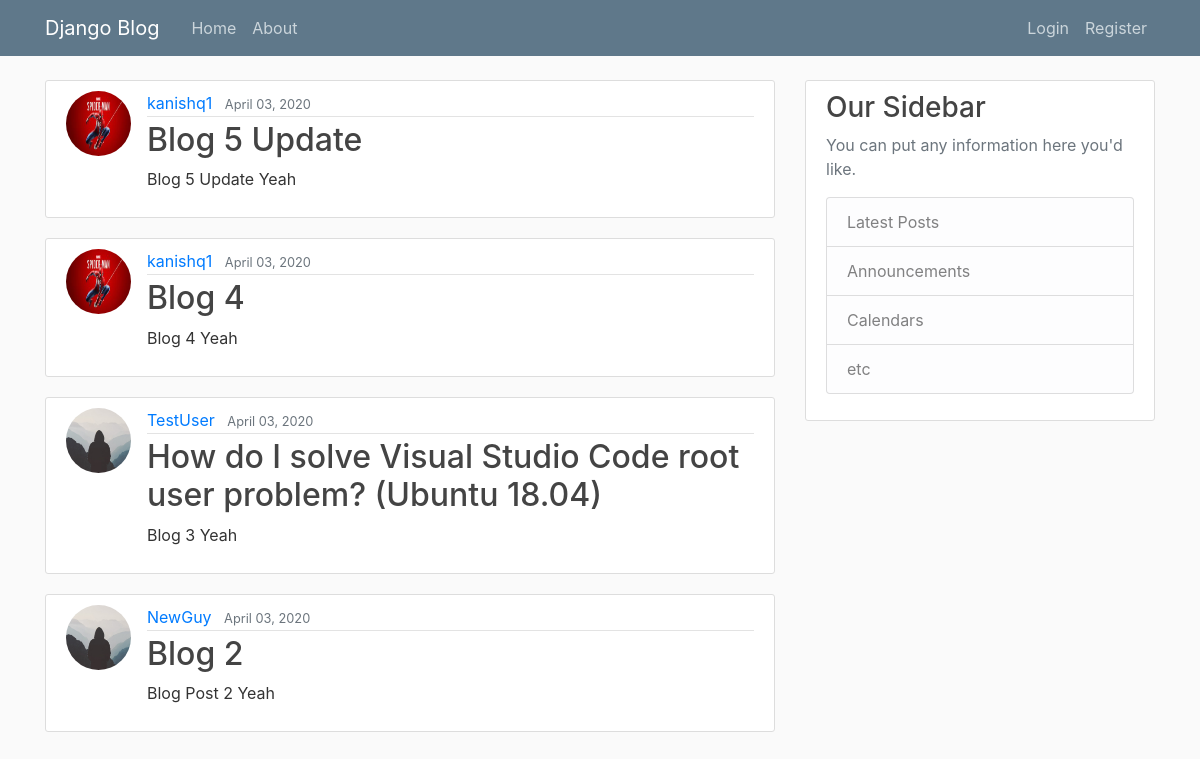
The page / on the database its author committed.
### blog/models.py (models this page shows, shortened)
class Post(models.Model):
    content = models.TextField()
    title = models.CharField(max_length=100)
    date_posted = models.DateTimeField(default=timezone.now)
    author = models.ForeignKey(User,models.CASCADE)

### users/models.py (models this page shows, shortened)
class Profile(models.Model):
    user = models.OneToOneField(User,models.CASCADE)
    image = models.ImageField(default = 'default.jpg',upload_to='profile_pics')

### blog/views.py (the view)
# urls.py: path('', PostListView.as_view(), name='blog-home'),
class PostListView(ListView):
    model = Post
    template_name = 'blog/home.html'  # <app>/<model>_<viewtype>.html
    context_object_name = 'posts'
    ordering = ['-date_posted']

### blog/templates/blog/home.html
{% extends "blog/base.html" %}
{% block content %}
    {% for post in posts %}
        <article class="media content-section">
          <img class="rounded-circle article-img" src="{{ post.author.profile.image.url }}">
          <div class="media-body">
            <div class="article-metadata">
              <a class="mr-2" href="#">{{ post.author }}</a>
              <small class="text-muted">{{ post.date_posted|date:"F d, Y" }}</small>
            </div>
            <h2><a class="article-title" href="{% url 'post-detail' post.id %}">{{ post.title }}</a></h2>
            <p class="article-content">{{ post.content }}</p>
          </div>
        </article>
    {% endfor %}
{% endblock content %}

### blog/templates/blog/base.html (shortened to what this page needs)
{% load static %}
<!DOCTYPE html>
<html>
<head>
    <link rel="stylesheet" href="https://maxcdn.bootstrapcdn.com/bootstrap/4.0.0/css/bootstrap.min.css">
    <link rel="stylesheet" type="text/css" href="{% static 'blog/main.css' %}">
</head>
<body>
    <header class="site-header">
      <nav class="navbar navbar-expand-md navbar-dark bg-steel fixed-top">
        <div class="container">
          <a class="navbar-brand mr-4" href="{% url 'blog-home' %}">Django Blog</a>
          <div class="collapse navbar-collapse" id="navbarToggle">
            <div class="navbar-nav mr-auto">
              <a class="nav-item nav-link" href="{% url 'blog-home' %}">Home</a>
              <a class="nav-item nav-link" href="{% url 'blog-about' %}">About</a>
            </div>
            <div class="navbar-nav">
              {% if user.is_authenticated %}
                <a class="nav-item nav-link" href="{% url 'post-create' %}">New Post</a>
                <a class="nav-item nav-link" href="{% url 'profile' %}">Profile</a>
                <a class="nav-item nav-link" href="{% url 'logout' %}">Logout</a>
              {% else %}
                <a class="nav-item nav-link" href="{% url 'login' %}">Login</a>
                <a class="nav-item nav-link" href="{% url 'register' %}">Register</a>
              {% endif %}
            </div>
          </div>
        </div>
      </nav>
    </header>
    <main role="main" class="container">
      <div class="row">
        <div class="col-md-8">
          {% block content %}{% endblock %}
        </div>
        <div class="col-md-4">
          <div class="content-section">
            <h3>Our Sidebar</h3>
            <p class='text-muted'>You can put any information here you'd like.
              <ul class="list-group">
                <li class="list-group-item list-group-item-light">Latest Posts</li>
                <li class="list-group-item list-group-item-light">Announcements</li>
                <li class="list-group-item list-group-item-light">Calendars</li>
                <li class="list-group-item list-group-item-light">etc</li>
              </ul>
            </p>
          </div>
        </div>
      </div>
    </main>
</body>
</html>

### blog/static/blog/main.css (style rules this page uses)
body { background: #fafafa; color: #333333; margin-top: 5rem; }
h1, h2, h3, h4, h5, h6 { color: #444444; }
ul { margin: 0; }
.bg-steel { background-color: #5f788a; }
.site-header .navbar-nav .nav-link { color: #cbd5db; }
.content-section { background: #ffffff; padding: 10px 20px; border: 1px solid #dddddd; border-radius: 3px; margin-bottom: 20px; }
.article-title { color: #444444; }
.article-content { white-space: pre-line; }
.article-img { height: 65px; width: 65px; margin-right: 16px; }
.article-metadata { padding-bottom: 1px; margin-bottom: 4px; border-bottom: 1px solid #e3e3e3 }

### rows shown on the page
Post: author.profile.image (picture), author "kanishq1", date_posted "April 03, 2020", title "Blog 5 Update", content "Blog 5 Update Yeah"
Post: author.profile.image (picture), author "kanishq1", date_posted "April 03, 2020", title "Blog 4", content "Blog 4 Yeah"
Post: author.profile.image (placeholder picture), author "TestUser", date_posted "April 03, 2020", title "How do I solve Visual Studio Code root user problem? (Ubuntu 18.04)", content "Blog 3 Yeah"
Post: author.profile.image (placeholder picture), author "NewGuy", date_posted "April 03, 2020", title "Blog 2", content "Blog Post 2 Yeah"
